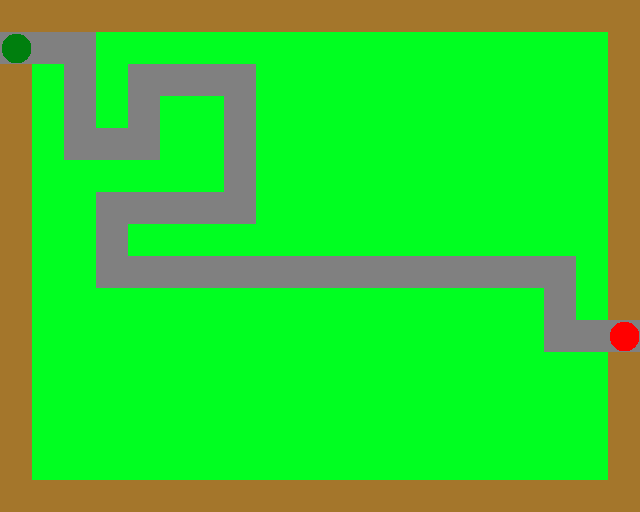

This is a level from a 2D game, rendered from its Tiled map with the project's own tilesets. A one-line summary and the map file follow, with tile-layer data summarised:
An orthogonal 20x16 tile map with 32x32 px tiles, 2 tile layers (background, Waypoints).

<map version="1.0" orientation="orthogonal" width="20" height="16" tilewidth="32" tileheight="32">
 <tileset firstgid="1" name="Test" tilewidth="32" tileheight="32">
  <properties>
   <property name="end" value="true" />
   <property name="start" value="false" />
   <property name="waypoint" value="true" />
  </properties>
  <image source="../tilesheet.png" width="256" height="320" />
  <tile id="0">
   <properties>
    <property name="type" value="buildable" />
   </properties>
  </tile>
  <tile id="1">
   <properties>
    <property name="type" value="path" />
   </properties>
  </tile>
  <tile id="2">
   <properties>
    <property name="end" value="false" />
    <property name="start" value="true" />
    <property name="waypoint" value="true" />
   </properties>
  </tile>
  <tile id="3">
   <properties>
    <property name="end" value="true" />
    <property name="start" value="false" />
    <property name="waypoint" value="true" />
   </properties>
  </tile>
  <tile id="4">
   <properties>
    <property name="type" value="boundry" />
   </properties>
  </tile>
 </tileset>
 <layer name="background" width="20" height="16">
  <data>[320 cells, 320 non-empty, 3 distinct tile ids]</data>
 </layer>
 <layer name="Waypoints" width="20" height="16">
  <data>[320 cells, 2 non-empty, 2 distinct tile ids]</data>
 </layer>
</map>
